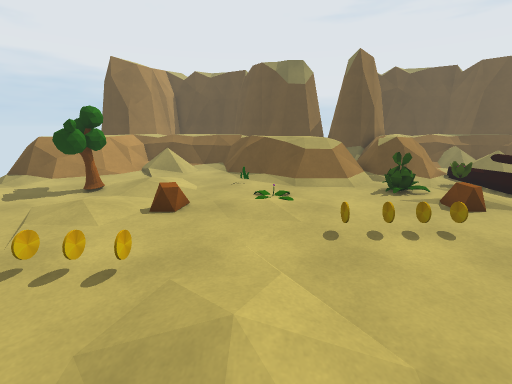
view 1 (above)

24 first-person views from a walk through a 3-D level made in the Unity game engine. The camera is 1.5 m above the floor, tilts 14° down and sees 90° across. The floor is counted in squares, 0.63 m on a side. Each view is taken from the middle of a square. On the plan, view 1 faces up. The plan holds only what a view shows up to about 17 squares ahead; the rest is blank. The place goes on beyond the plan. The player character is not drawn.

view 2
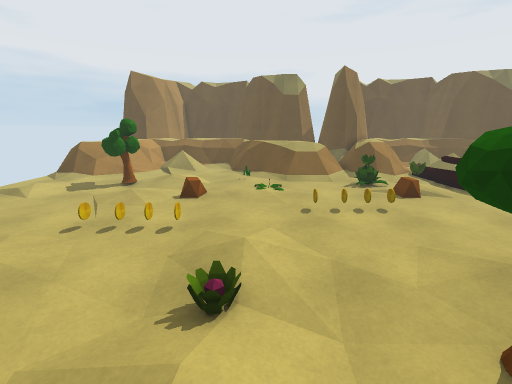

view 3
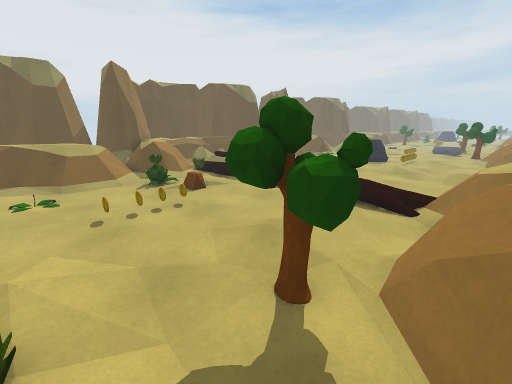

view 4
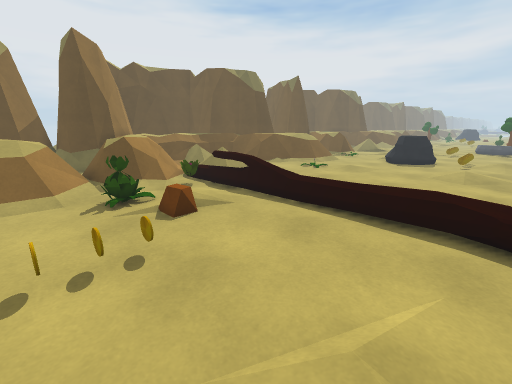

view 5
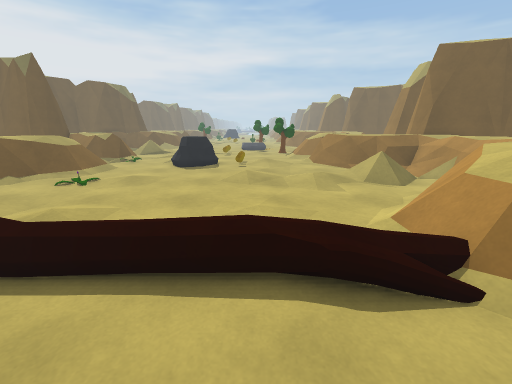

view 6
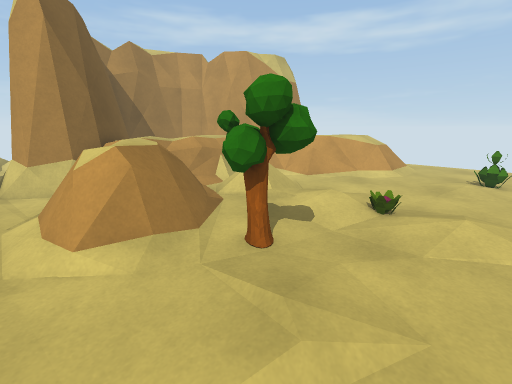

view 7
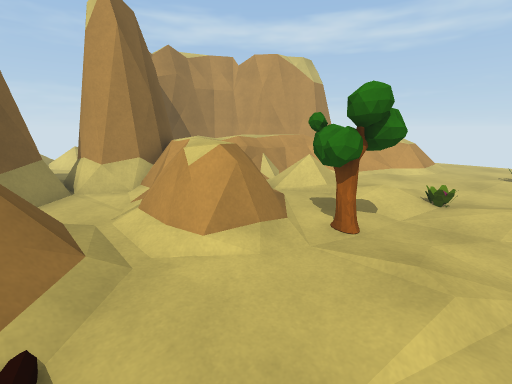

view 8
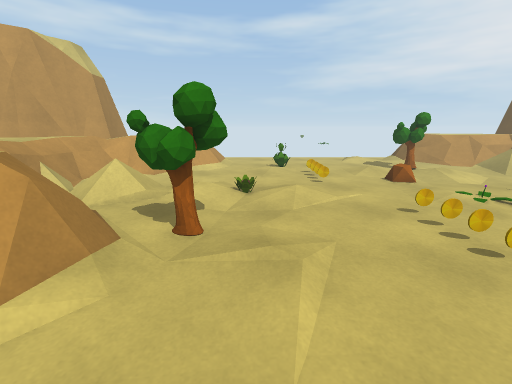

view 9
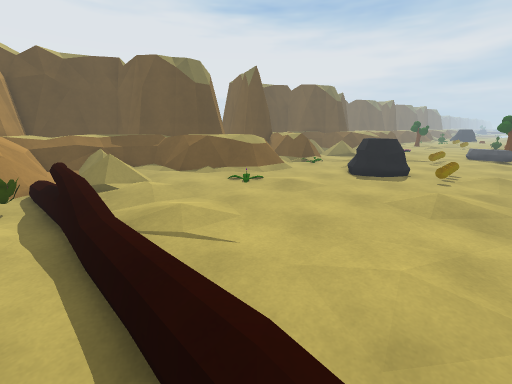

view 10
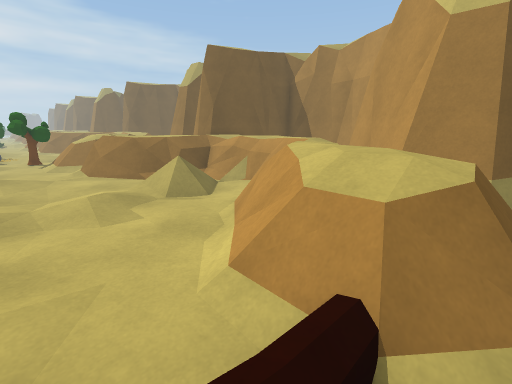

view 11
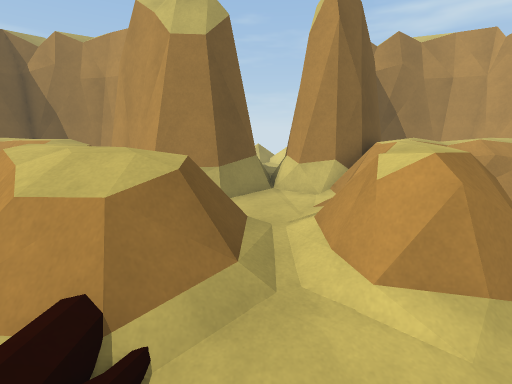

view 12
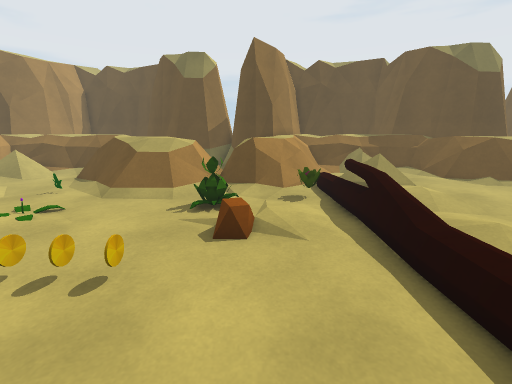

view 13
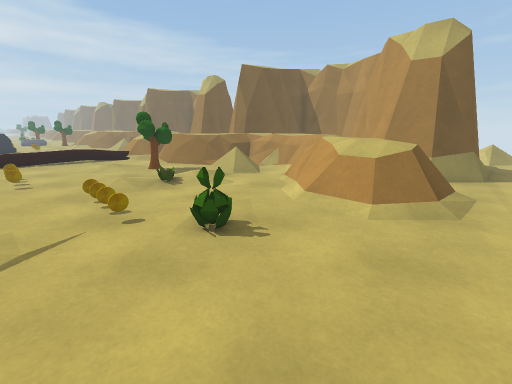

view 14
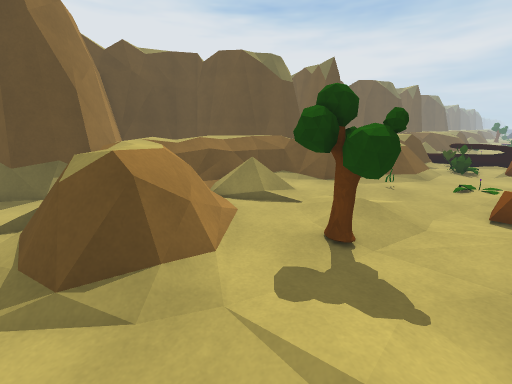

view 15
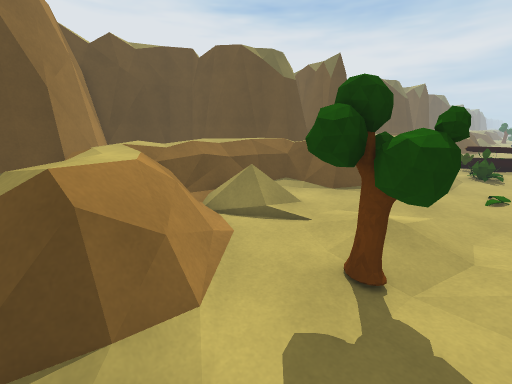

view 16
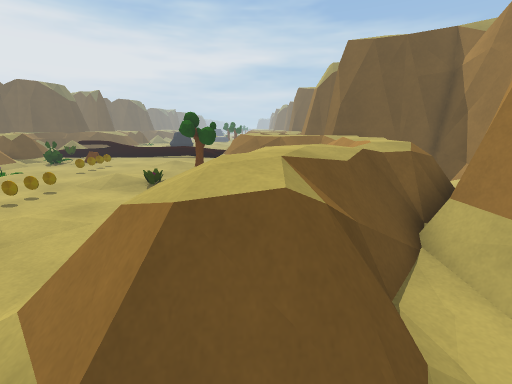

view 17
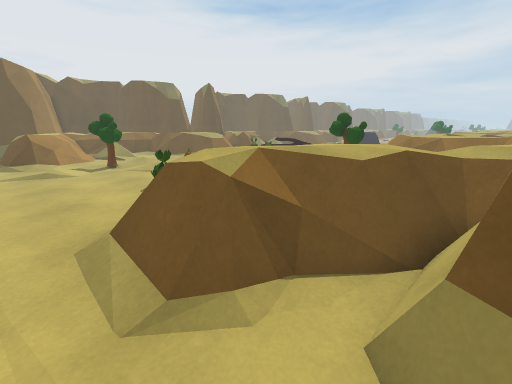

view 18
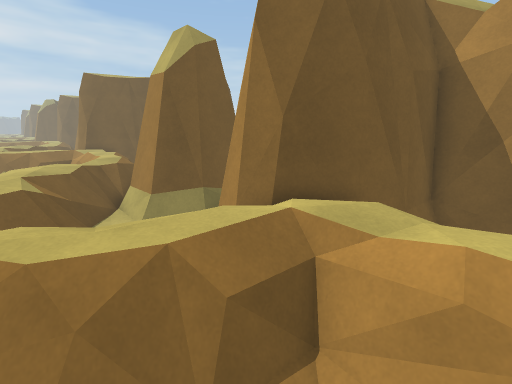

view 19
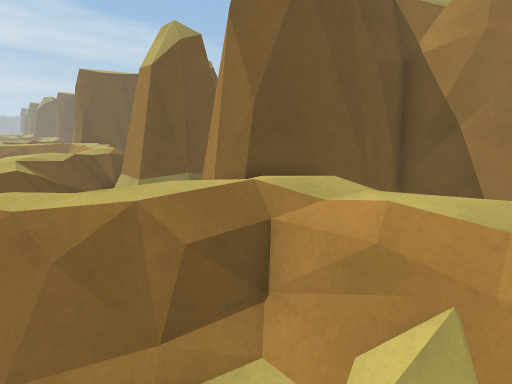

view 20
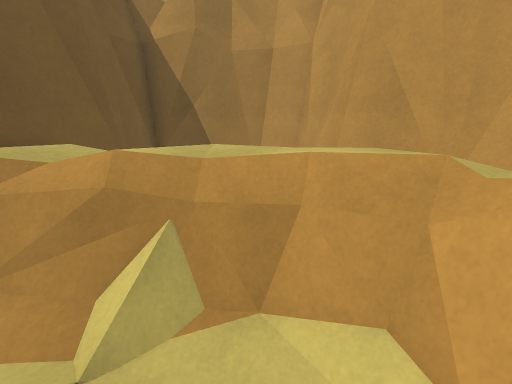

view 21
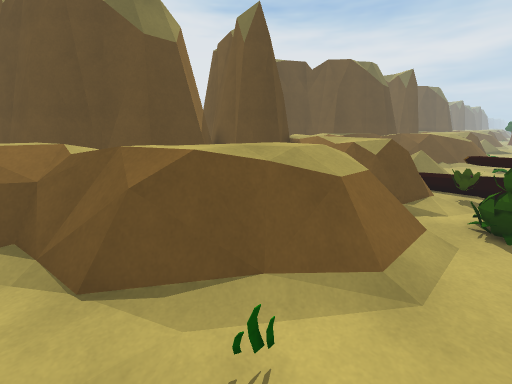

view 22
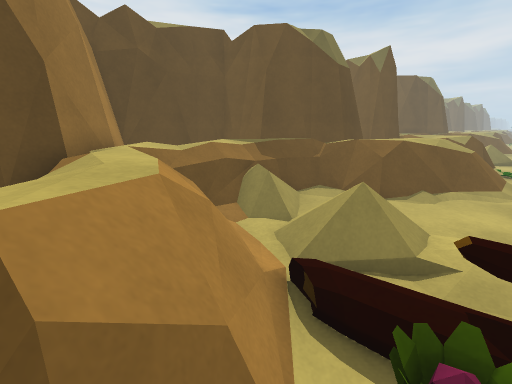

view 23
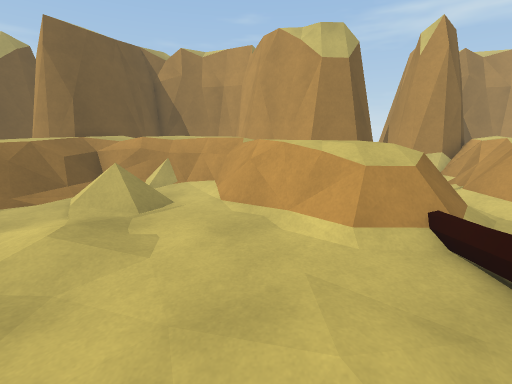

view 24
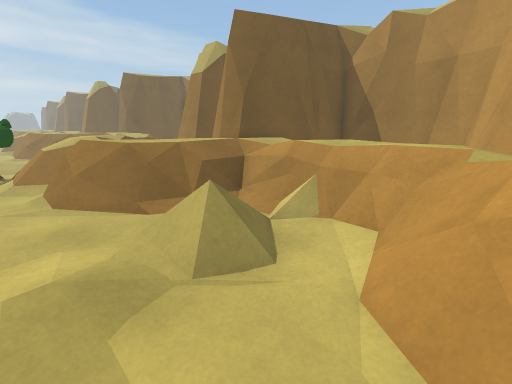

### Floor plan
Key: @ floor where view 1 was taken; # wall or solid block; x gap in a wall; . main floor; : floor 0.25 m higher than the main floor; + floor 0.75 m higher than the main floor; * floor 1 m higher than the main floor; % floor 1.25 m higher than the main floor; / step, stairs or slope; = window, fence, low wall or low ledge; ^ raised ledge; T tree; P plant; C coin; R rock; O other object.
Columns run from 12 left of view 1 to 23 right of it. Each row starts with its distance up from view 1.
 19 =##  ^^ ^    ####=#####=  =  ##
 18 ..=^^^^^^^^^     =#####%%%%%% ##
 17 .:=^^=^^^^^^^      ==%===+==*% ##
 16 .=^^^x//. =^^^     =%%=///.#=#
 15 .=^^=#///.#=^^    ==%==../..==%
 14 ==^^=.///..==^^^^===#==// ..==#%%
 13 ==^=#./.....==^^^==#==/////..===%%=
 12 #=^=.......O.O=^=#===././/.....O===
 11 ....TTT:......:::....P=..:.....////.
 10 ....TTT...........P...#......O......
  9 ..:..T......P.........=.............
  8 ./.......:.........:..=.............
  7 .......:..............O.:.........RR
  6 ..............CCCC....O...........RR
  5 ......................O............R
  4 .......CCCC...........O.............
  3 .....P......:.........O........:...O
  2 .....P......:..../....=........:....
  1 ...........P...../....#.............
  0 ............@.TTT....//.............
 -1 ....//.....:...TT....////.....:.....
 -2 ..==///........T#==..==OO/.........=
 -3 ..=**===...///.==#=#.==O===...//..==
 -4 ..^%%%=^=..///#==%=#.^OOO=^=.////#==
 -5 ..==##%==..///==%==..==##%==../ /==
 -6 ...==###=#./..=%%==..#==###=#./..=%
 -7 ...##=##*======%==#..###=##*======%=
 -8 ..####=#%%%*%*=%##=#=####=#%%%*%*=%
 -9 .##  ##^==#%%=#####=##  ##===#% =###
-10 .##   ##:=     ######    ##  ==  ##
-11 .##    ##     ##  #=#     ##     #
-12         #     #   #=#      #     #
-13         #######    .       ###  ##
-14          ######   =.        #####
-15 ..                 .
-16 ..                /.
-17 ./                /.
-18                   //

Positions as (right, up) in squares from view 1, and headings:
1: (0, 0), facing up
2: (0, -3), facing up
3: (0, -3), facing up-right
4: (3, 1), facing up-right
5: (6, 2), facing right
6: (7, 3), facing down-left
7: (9, 2), facing down-left
8: (9, 1), facing left
9: (9, 1), facing up-right
10: (9, 1), facing down-right
11: (8, 1), facing down
12: (7, 2), facing up
13: (-12, 6), facing down-right
14: (-12, 8), facing up-right
15: (-11, 9), facing up-right
16: (-12, -4), facing right
17: (-12, -8), facing up-right
18: (0, -4), facing down-right
19: (-1, -4), facing down-right
20: (-2, -4), facing down
21: (-2, 10), facing up-right
22: (7, 11), facing up-right
23: (14, 4), facing down
24: (14, -1), facing down-right
